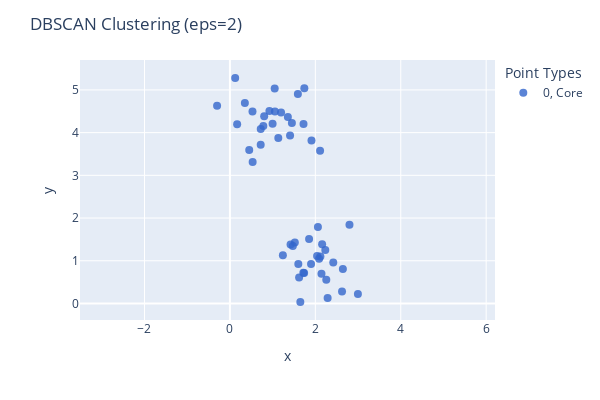

The notebook cell this image was saved under:
### Code cell
# A higher eps can cause distinct clusters to merge.
dbscan5 = DBSCAN(eps=2).fit(X)

cv_X.plot_DBSCAN_categories(dbscan5.labels_, dbscan5.core_sample_indices_, 
                            title='DBSCAN Clustering (eps=2)')

### Figure 1 — Plotly figure (JSON) as saved in the notebook; plotly's stock layout.template omitted (floating-point values rounded to 4 significant figures)
{"data": [{"hovertemplate": "color=0<br>symbol=Core<br>x=%{x}<br>y=%{y}<extra></extra>", "legendgroup": "0, Core", "marker": {"color": "#3366CC", "opacity": 0.8, "size": 8, "symbol": "circle"}, "mode": "markers", "name": "0, Core", "orientation": "v", "showlegend": true, "type": "scatter", "x": [1.52, 1.854, 1.357, 1.723, 2.089, 2.625, 2.997, 2.061, 2.041, 0.1231, 1.591, 0.3499, 1.054, 1.62, 1.408, 1.133, 0.7826, 2.256, 0.5324, 0.9247, 1.738, 2.233, 1.602, 1.719, 2.42, 2.111, 0.7214, -0.3002, 2.144, 1.91, 2.159, 0.5285, 1.198, 0.1693, 1.743, 1.899, 2.119, 1.048, 2.288, 0.7209, 1.24, 1.451, 1.649, 1.473, 0.9991, 1.42, 2.799, 0.452, 2.645, 0.8023], "xaxis": "x", "y": [1.425, 1.509, 4.365, 4.201, 1.049, 0.2803, 0.2238, 1.791, 1.112, 5.279, 4.905, 4.693, 4.493, 0.6082, 3.933, 3.877, 4.153, 0.5553, 3.313, 4.509, 0.7163, 1.251, 0.9236, 0.7179, 0.9622, 3.577, 4.085, 4.631, 0.6968, 3.815, 1.386, 4.497, 4.471, 4.197, 5.038, 0.9257, 1.099, 5.031, 0.1295, 3.713, 1.129, 4.228, 0.03452, 1.348, 4.21, 1.382, 1.846, 3.594, 0.8077, 4.382], "yaxis": "y"}], "layout": {"coloraxis": {"showscale": false}, "height": 400, "legend": {"title": {"text": "Point Types"}, "tracegroupgap": 0}, "margin": {"t": 60}, "title": {"text": "DBSCAN Clustering (eps=2)"}, "width": 600, "xaxis": {"anchor": "y", "domain": [0, 1], "scaleanchor": "y", "scaleratio": 1, "title": {"text": "x"}}, "yaxis": {"anchor": "x", "domain": [0, 1], "scaleanchor": "x", "scaleratio": 1, "title": {"text": "y"}}}}
